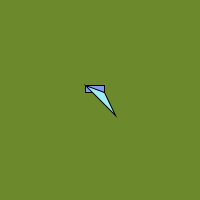
Frame 1 (no input)
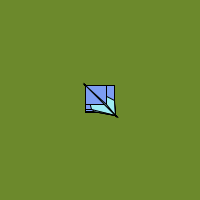
Frame 60 (the mouse pressed at the canvas centre just before this capture)
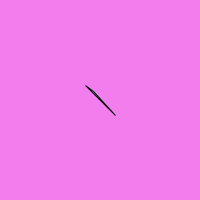
Frame 120 (the mouse held since frame 60 and released just before this capture)

The Processing sketch that drew these frames (run headless with seeded random() and noise(); from frame 60 on, the mouse is pressed at the canvas centre):

// Processing sketch: processing_97387
// ── processing_97387.pde

//Reforço 3
//Giovanna DallaCruz
void setup () {
  size (200, 200);
  background (#6C892C);
}
void draw () {
  float a= random(30);
  float b=random(30);
  fill (#7D9DF2);
  rect(85, 85, a, b);//Quadrado central;
  {
    if ((mouseY>=85 && mouseY<=115) && (mouseX>=85 && mouseX<=115))
      background (#F27DED);//Mudança da Cor de Fundo
    fill(#9FECF2);
    triangle (a+85, b+85, 85, 85, 115, 115);//Borboleta, só aparece quando o mouse esta em cima do quadrado;
  }
}
